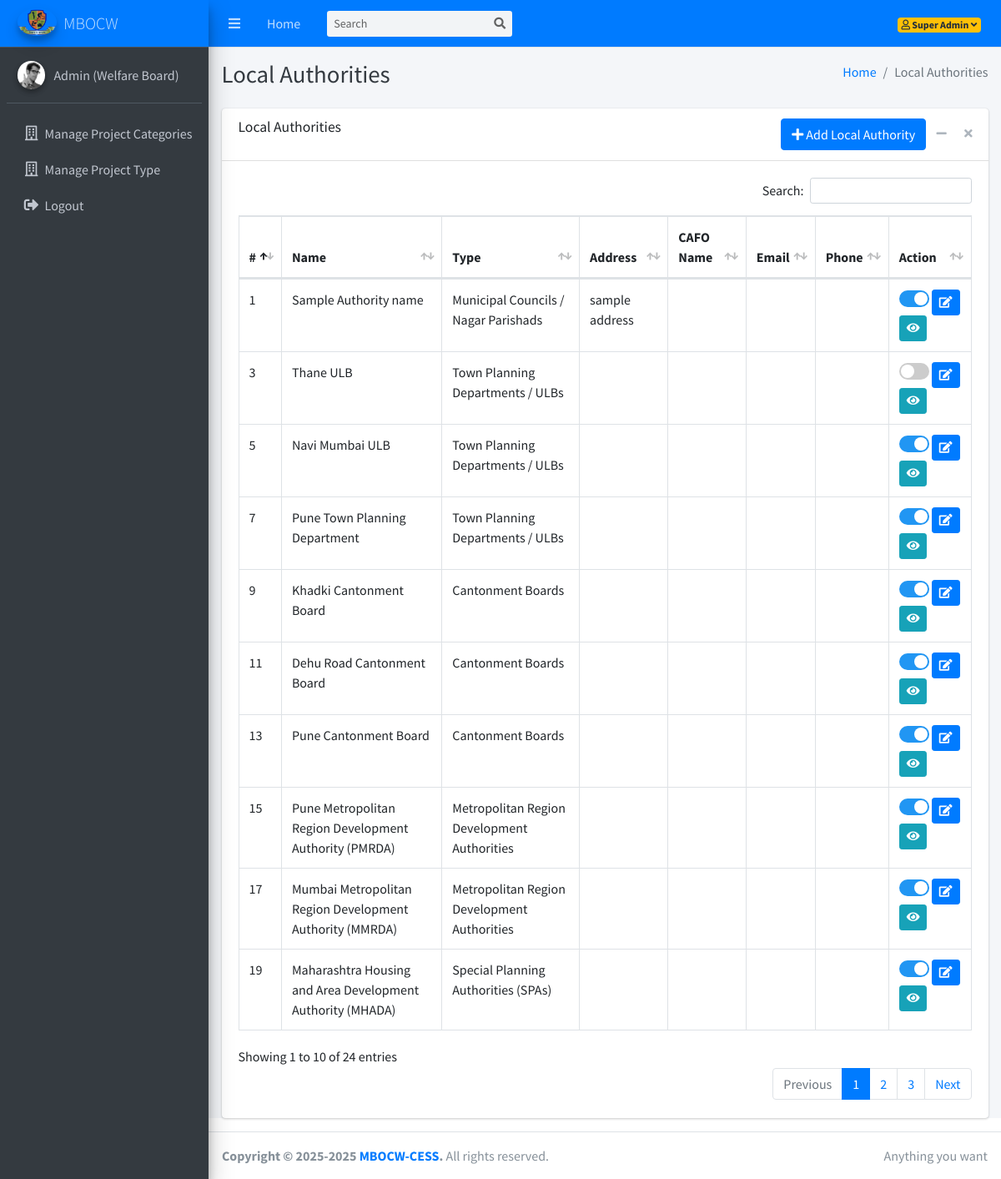
Screenshot of /dashboard/local-authorities.php (signed in) with the database file from the repository.
### tables this page shows
CREATE TABLE IF NOT EXISTS `local_authorities` (
  `id` int NOT NULL AUTO_INCREMENT,
  `type_id` int NOT NULL COMMENT 'local_authority_types id',
  `name` text	,
  `state_id` int NOT NULL,
  `district_id` int NOT NULL,
  `taluka_id` int NOT NULL,
  `village_id` int NOT NULL,
  `address` text NOT NULL,
  `contact_email` varchar(255) DEFAULT NULL,
  `contact_phone` varchar(20) DEFAULT NULL,
  `is_active` int NOT NULL COMMENT '1=active, 2=inactive, 3=deleted	',
  `created_at` datetime NOT NULL DEFAULT CURRENT_TIMESTAMP,
  `updated_at` datetime NOT NULL DEFAULT CURRENT_TIMESTAMP,
  PRIMARY KEY (`id`)
);

CREATE TABLE IF NOT EXISTS `local_authority_types` (
  `id` int NOT NULL AUTO_INCREMENT,
  `name` text NOT NULL,
  `description` text NOT NULL,
  `is_active` int NOT NULL,
  PRIMARY KEY (`id`)
);

### dashboard/local-authorities.php (the view, shortened to what this page needs)
<!DOCTYPE html>
<html lang="en">
<head>
  <link rel="stylesheet" href="../plugins/fontawesome-free/css/all.min.css">
  <link rel="stylesheet" href="../plugins/datatables-bs4/css/dataTables.bootstrap4.min.css">
  <link rel="stylesheet" href="../plugins/datatables-responsive/css/responsive.bootstrap4.min.css">
  <link rel="stylesheet" href="../dist/css/adminlte.min.css">
</head>
<body class="hold-transition sidebar-mini">
<div class="wrapper">
  <?php include('includes/navbar.php'); ?>
  <?php include('includes/sidebar.php'); ?>
  <div class="content-wrapper">
    <div class="content-header">
      <div class="container-fluid">
        <div class="row mb-2">
          <div class="col-sm-6">
            <h1 class="m-0 text-dark">Local Authorities</h1>
          </div>
          <div class="col-sm-6">
            <ol class="breadcrumb float-sm-right">
              <li class="breadcrumb-item"><a href="#">Home</a></li>
              <li class="breadcrumb-item active">Local Authorities</li>
            </ol>
          </div>
        </div>
      </div>
    </div>
    <div class="content">
        <div class="container-fluid">
            <div class="card">
            <div class="card-header">
                <h3 class="card-title">Local Authorities</h3>
                <div class="card-tools">
                    <a href="add-local-authority.php" class="btn btn-primary" ><i class="fas fa-plus"></i> Add Local Authority</a>
                    <button type="button" class="btn btn-tool" data-card-widget="collapse" data-toggle="tooltip" title="Collapse"><i class="fas fa-minus"></i></button>
                    <button type="button" class="btn btn-tool" data-card-widget="remove" data-toggle="tooltip" title="Remove"><i class="fas fa-times"></i></button>
                </div>
            </div>
            <div class="card-body">
                <table id="example1" class="table table-bordered">
                    <thead>
                        <tr>
                            <th>#</th>
                            <th>Name</th>
                            <th>Type</th>
                            <th>Address</th>
                            <th>CAFO Name</th>
                            <th>Email</th>
                            <th>Phone</th>
                            <th>Action</th>
                        </tr>
                    </thead>
                    <tbody>
                        <?php
                        $sql = "
                        SELECT la.*, lat.name AS type_name, u.name AS user_name, u.email AS contact_email, u.phone AS contact_phone
                        FROM local_authorities la
                        LEFT JOIN local_authority_types lat ON la.type_id = lat.id
                        LEFT JOIN local_authorities_users lau ON la.id = lau.local_authority_id
                        LEFT JOIN users u ON lau.user_id = u.id
                        ORDER BY la.id DESC
                        ";
                        $result = mysqli_query($conn, $sql);
                        $sr = 1;
                        if (mysqli_num_rows($result) > 0) {
                            while ($row = mysqli_fetch_assoc($result)) {
                                $isActive = ($row['is_active'] == 1) ? 'checked' : '';
                                $statusText = ($row['is_active'] == 1) ? 'Active' : 'Inactive';
                                echo "<tr>";
                                echo "<td>".$sr++."</td>";
                                echo "<td>".htmlspecialchars($row['name'] ?? '')."</td>";
                                echo "<td>".htmlspecialchars($row['type_name'] ?? '')."</td>";
                                echo "<td>".htmlspecialchars($row['address'] ?? '')."</td>";
                                echo "<td>".htmlspecialchars($row['user_name'] ?? '')."</td>";
                                echo "<td>".htmlspecialchars($row['contact_email'] ?? '')."</td>";
                                echo "<td>".htmlspecialchars($row['contact_phone'] ?? '')."</td>";
                                echo "<td>
                                        <label class='switch' title='$statusText'><input type='checkbox' data-id='{$row['id']}' id='activeToggle' onclick='return confirm(\"Are you sure you want to perform this action?\");' {$isActive}><span class='slider round'></span></label>
                                        <a href='edit-local-authority.php?id=".$row['id']."' class='btn btn-sm btn-primary'><i class='fas fa-edit'></i></a>
                                        <a href='view-local-authority.php?id=".$row['id']."' class='btn btn-sm btn-info' ><i class='fas fa-eye'></i></a>
                                    </td>";
                                echo "</tr>";
                                $sr++;
                            }
                        } else {
                            echo "<tr><td colspan='8' class='text-center'>No Authorities found</td></tr>";
                        }
                        ?>
                    </tbody>
                </table>
            </div>
          </div>
        </div>
    </div>
  </div>
  <?php include('includes/footer.php'); ?>
</div>
</body>
</html>

### dashboard/local-authorities.php (style rules this page uses)
.switch { position: relative; display: inline-block; width: 36px; height: 20px; vertical-align: middle; }
.slider { position: absolute; cursor: pointer; top: 0; left: 0; right: 0; bottom: 0; background-color: #ccc; transition: .3s; border-radius: 20px; }
.slider:before { position: absolute; content: ""; height: 16px; width: 16px; left: 2px; bottom: 2px; background-color: white; transition: .3s; border-radius: 50%; }
input:checked + .slider { background-color: #2196F3; }
input:checked + .slider:before { -webkit-transform: translateX(26px); -ms-transform: translateX(26px); transform: translateX(26px); transform: translateX(16px); }
.slider.round { border-radius: 34px; }
.slider.round:before { border-radius: 50%; }

### rows the page displays
local_authorities: name "Sample Authority name", local_authority_types.name "Municipal Councils / Nagar Parishads", address "sample address"
local_authorities: name "Thane ULB", local_authority_types.name "Town Planning Departments / ULBs"
local_authorities: name "Navi Mumbai ULB", local_authority_types.name "Town Planning Departments / ULBs"
local_authorities: name "Pune Town Planning Department", local_authority_types.name "Town Planning Departments / ULBs"
local_authorities: name "Khadki Cantonment Board", local_authority_types.name "Cantonment Boards"
local_authorities: name "Dehu Road Cantonment Board", local_authority_types.name "Cantonment Boards"
local_authorities: name "Pune Cantonment Board", local_authority_types.name "Cantonment Boards"
local_authorities: name "Pune Metropolitan Region Development Authority (PMRDA)", local_authority_types.name "Metropolitan Region Development Authorities"
local_authorities: name "Mumbai Metropolitan Region Development Authority (MMRDA)", local_authority_types.name "Metropolitan Region Development Authorities"
local_authorities: name "Maharashtra Housing and Area Development Authority (MHADA)", local_authority_types.name "Special Planning Authorities (SPAs)"

### other values shown
$_SESSION['user_name'] "Super Admin"
$_SESSION['user_role_name'] "Admin (Welfare Board)"
